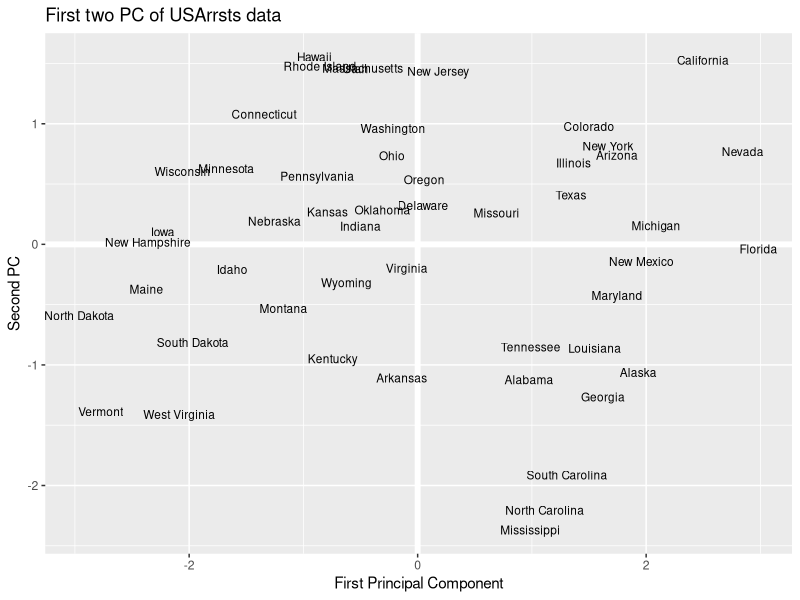
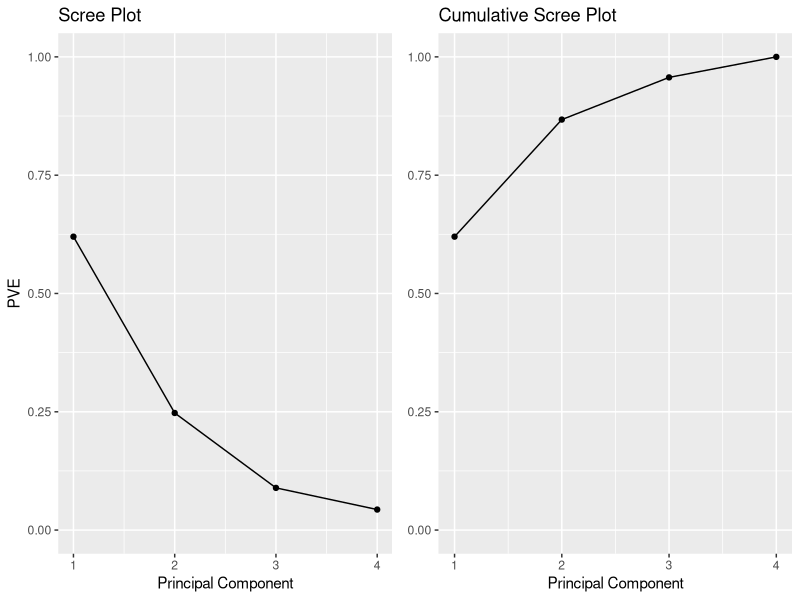
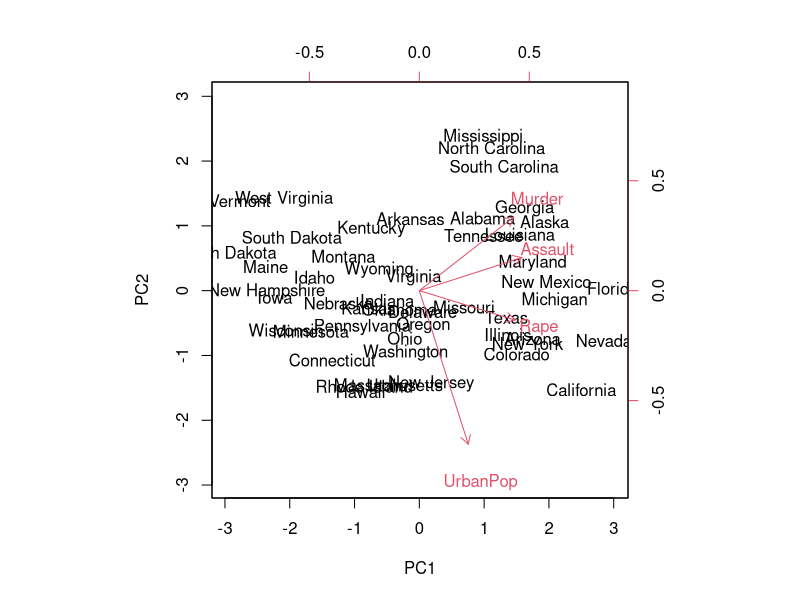

Write the R code that produced these figures, in order.
#Eigenvalues and Eigenvectors
A <- as.matrix(data.frame(c(1,-1,0),c(1,2,1),c(-2,1,-1)))
e <- eigen(A)
e$values
e$vectors
#PCA
library(tidyverse)
library(gridExtra)
data("USArrests")
head(USArrests, 10)
apply(USArrests,2, var)
scaled_df<- apply(USArrests,2,scale)
head(scaled_df)
arrests.cov<- cov(scaled_df)
arrests.eigen <- eigen(arrests.cov)
str(arrests.eigen)
(phi <- arrests.eigen$vectors[,1:2])
phi<- -phi
row.names(phi)<- c("Murder","Assault","UrbanPop","Rape")
colnames(phi)<- c("PC1","PC2")
phi
PC1 <- as.matrix(scaled_df)%*%phi[,1]
PC2<- as.matrix(scaled_df)%*%phi[,2]
PC<- data.frame(State = row.names(USArrests),PC1,PC2)
head(PC)
ggplot(PC,aes(PC1,PC2))+
  modelr::geom_ref_line(h=0)+
  modelr::geom_ref_line(v=0)+
  geom_text(aes(label = State),size=3)+
  xlab("First Principal Component")+
  ylab("Second PC")+
  ggtitle("First two PC of USArrsts data")
PVE<- arrests.eigen$values/sum(arrests.eigen$values)  
round(PVE,2)
PVEplot<- qplot(c(1:4),PVE)+
  geom_line()+
  xlab("Principal Component")+
  ylab("PVE")+
  ggtitle("Scree Plot")+
  ylim(0,1)
cumPVE <- qplot(c(1:4),cumsum(PVE))+
  geom_line()+
  xlab("Principal Component")+
  ylab(NULL)+
  ggtitle("Cumulative Scree Plot")+
  ylim(0,1)
grid.arrange(PVEplot,cumPVE, ncol=2)
pca_result <- prcomp(USArrests, scale. = T)
names(pca_result)
pca_result$center
pca_result$scale
pca_result$rotation
pca_result$rotation <- -pca_result$rotation
pca_result$rotation
pca_result$x <-- pca_result$x
head(pca_result$x)
biplot(pca_result, scale = 0)
